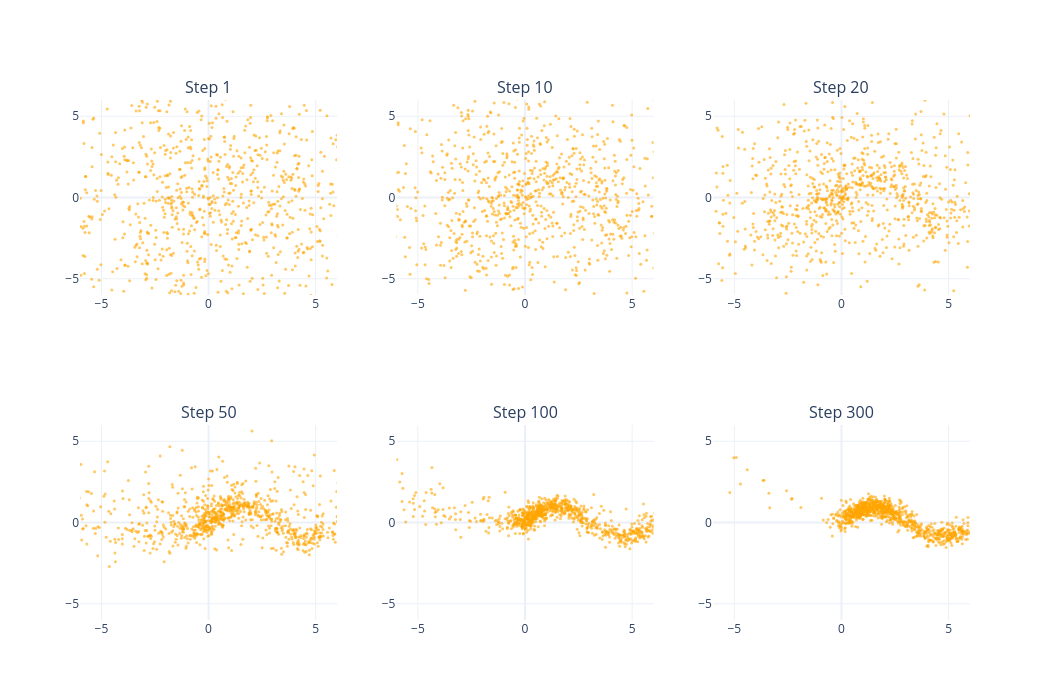

Notebook source saved alongside this figure:
### Code cell
#better representation in a grid
from plotly.subplots import make_subplots
import plotly.graph_objects as go

all_steps = monitored_steps
titles = [f"Step {step}" for step in all_steps]

fig = make_subplots(rows=2, cols=3, subplot_titles=titles)

for idx, step in enumerate(all_steps):
    row = (idx // 3) + 1
    col = (idx % 3) + 1
    points = initial_noise_np if step == 0 else snapshots[step]
    
    fig.add_trace(
        go.Scatter(
            x=points[:, 0], y=points[:, 1],
            mode='markers',
            marker=dict(size=3, color="orange", opacity=0.6),
            showlegend=False
        ),
        row=row, col=col
    )

fig.update_layout(width=1050, height=700, template="plotly_white")
fig.update_xaxes(range=[-6, 6])
fig.update_yaxes(range=[-6, 6])

fig.show()

### Figure 1 — Plotly figure (JSON) as saved in the notebook; plotly's stock layout.template omitted (floating-point values rounded to 4 significant figures; data arrays with more than 128 entries replaced by an {"elided": "..."} marker saying what was removed)
{"data": [{"marker": {"color": "orange", "opacity": 0.6, "size": 3}, "mode": "markers", "showlegend": false, "type": "scatter", "x": {"elided": "1000 float values"}, "xaxis": "x", "y": {"elided": "1000 float values"}, "yaxis": "y"}, {"marker": {"color": "orange", "opacity": 0.6, "size": 3}, "mode": "markers", "showlegend": false, "type": "scatter", "x": {"elided": "1000 float values"}, "xaxis": "x2", "y": {"elided": "1000 float values"}, "yaxis": "y2"}, {"marker": {"color": "orange", "opacity": 0.6, "size": 3}, "mode": "markers", "showlegend": false, "type": "scatter", "x": {"elided": "1000 float values"}, "xaxis": "x3", "y": {"elided": "1000 float values"}, "yaxis": "y3"}, {"marker": {"color": "orange", "opacity": 0.6, "size": 3}, "mode": "markers", "showlegend": false, "type": "scatter", "x": {"elided": "1000 float values"}, "xaxis": "x4", "y": {"elided": "1000 float values"}, "yaxis": "y4"}, {"marker": {"color": "orange", "opacity": 0.6, "size": 3}, "mode": "markers", "showlegend": false, "type": "scatter", "x": {"elided": "1000 float values"}, "xaxis": "x5", "y": {"elided": "1000 float values"}, "yaxis": "y5"}, {"marker": {"color": "orange", "opacity": 0.6, "size": 3}, "mode": "markers", "showlegend": false, "type": "scatter", "x": {"elided": "1000 float values"}, "xaxis": "x6", "y": {"elided": "1000 float values"}, "yaxis": "y6"}], "layout": {"annotations": [{"font": {"size": 16}, "showarrow": false, "text": "Step 1", "x": 0.1444, "xanchor": "center", "xref": "paper", "y": 1, "yanchor": "bottom", "yref": "paper"}, {"font": {"size": 16}, "showarrow": false, "text": "Step 10", "x": 0.5, "xanchor": "center", "xref": "paper", "y": 1, "yanchor": "bottom", "yref": "paper"}, {"font": {"size": 16}, "showarrow": false, "text": "Step 20", "x": 0.8556, "xanchor": "center", "xref": "paper", "y": 1, "yanchor": "bottom", "yref": "paper"}, {"font": {"size": 16}, "showarrow": false, "text": "Step 50", "x": 0.1444, "xanchor": "center", "xref": "paper", "y": 0.375, "yanchor": "bottom", "yref": "paper"}, {"font": {"size": 16}, "showarrow": false, "text": "Step 100", "x": 0.5, "xanchor": "center", "xref": "paper", "y": 0.375, "yanchor": "bottom", "yref": "paper"}, {"font": {"size": 16}, "showarrow": false, "text": "Step 300", "x": 0.8556, "xanchor": "center", "xref": "paper", "y": 0.375, "yanchor": "bottom", "yref": "paper"}], "height": 700, "width": 1050, "xaxis": {"anchor": "y", "domain": [0, 0.2889], "range": [-6, 6]}, "xaxis2": {"anchor": "y2", "domain": [0.3556, 0.6444], "range": [-6, 6]}, "xaxis3": {"anchor": "y3", "domain": [0.7111, 1], "range": [-6, 6]}, "xaxis4": {"anchor": "y4", "domain": [0, 0.2889], "range": [-6, 6]}, "xaxis5": {"anchor": "y5", "domain": [0.3556, 0.6444], "range": [-6, 6]}, "xaxis6": {"anchor": "y6", "domain": [0.7111, 1], "range": [-6, 6]}, "yaxis": {"anchor": "x", "domain": [0.625, 1], "range": [-6, 6]}, "yaxis2": {"anchor": "x2", "domain": [0.625, 1], "range": [-6, 6]}, "yaxis3": {"anchor": "x3", "domain": [0.625, 1], "range": [-6, 6]}, "yaxis4": {"anchor": "x4", "domain": [0, 0.375], "range": [-6, 6]}, "yaxis5": {"anchor": "x5", "domain": [0, 0.375], "range": [-6, 6]}, "yaxis6": {"anchor": "x6", "domain": [0, 0.375], "range": [-6, 6]}}}
